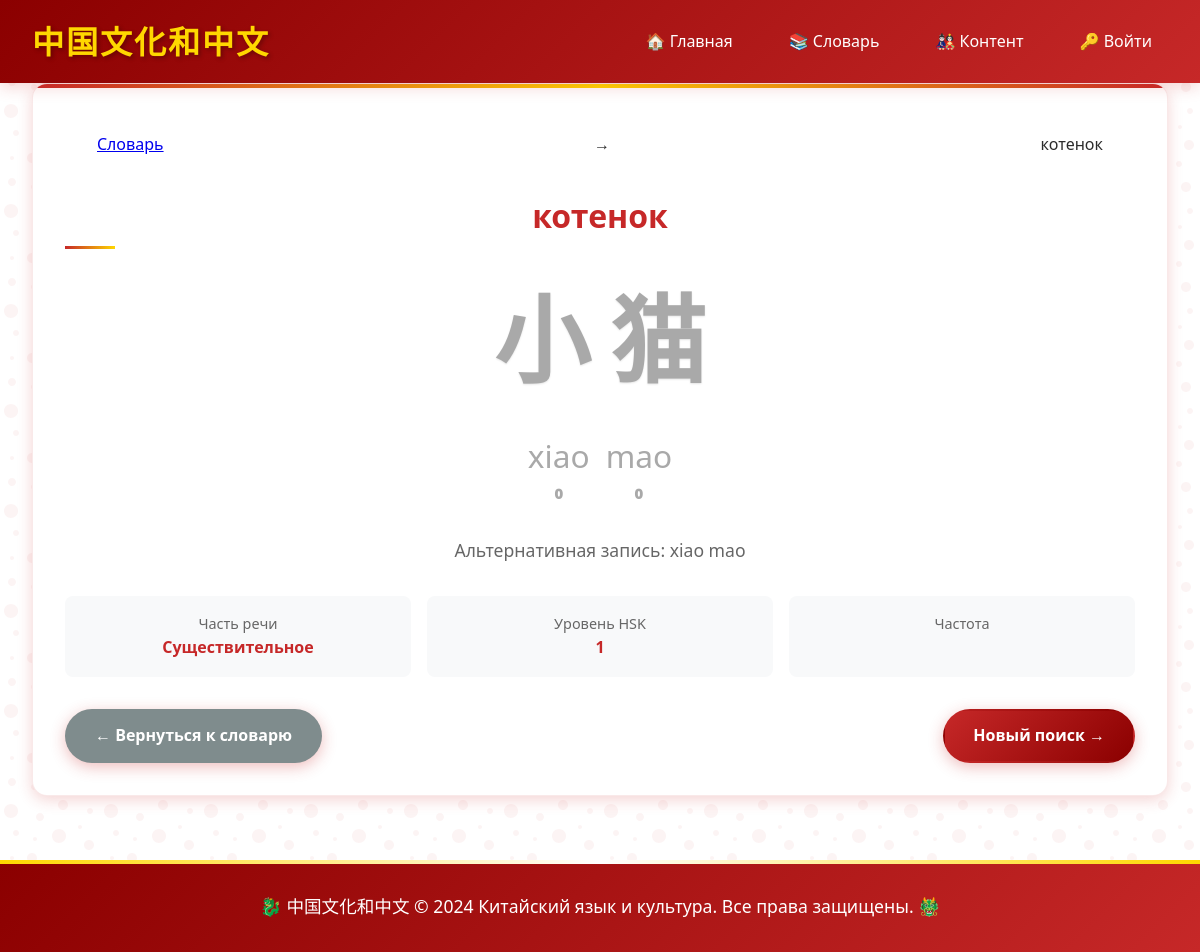
The app's page /dictionary/word/1/, older data.
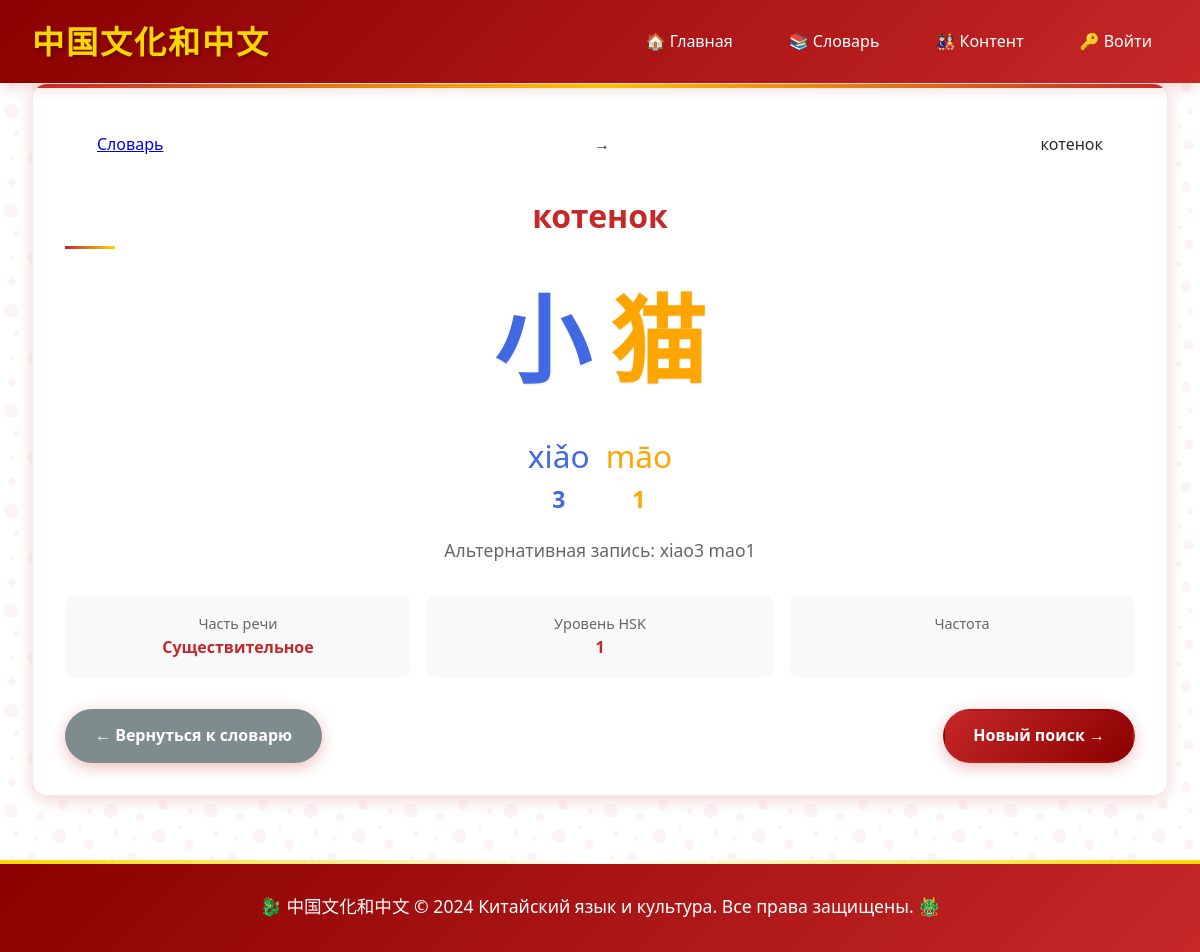
The same page, newer data.
### apps/dictionary/models.py (models this page shows, shortened)
class Word(models.Model):
    PART_OF_SPEECH_CHOICES = [
        ('noun', 'Существительное'),
        ('verb', 'Глагол'),
        ('adjective', 'Прилагательное'),
        ('adverb', 'Наречие'),
        ('pronoun', 'Местоимение'),
        ('numeral', 'Числительное'),
        ('preposition', 'Предлог'),
        ('conjunction', 'Союз'),
        ('interjection', 'Междометие'),
        ('measure word', ' Счетное слово')
    ]
    russian = models.CharField(max_length=200, verbose_name="Русское слово")
    chinese_simplified = models.CharField(max_length=100, verbose_name="Китайский (упрощенный)")
    pinyin = models.CharField(max_length=200, verbose_name="Пиньинь")
    part_of_speech = models.CharField(max_length=20, choices=PART_OF_SPEECH_CHOICES, default='noun')
    hsk_level = models.IntegerField(verbose_name="Уровень HSK", default=1)
    created_at = models.DateTimeField(auto_now_add=True)
    updated_at = models.DateTimeField(auto_now=True)
    class Meta:
        verbose_name = "Слово"
        verbose_name_plural = "Слова"
        ordering = ['russian']
        indexes = [
            models.Index(fields=['russian']),
            models.Index(fields=['chinese_simplified']),
            models.Index(fields=['pinyin']),
        ]

### apps/dictionary/views.py (the view)
# urls.py: path('word/<int:word_id>/', views.word_detail, name='word_detail'),
def word_detail(request, word_id):
    word = get_object_or_404(Word, id=word_id)
    examples = word.examples.all()
    similar_words = Word.objects.filter(
        part_of_speech=word.part_of_speech
    ).exclude(id=word.id)[:5]
    return render(request, 'dictionary/word_detail.html', {
        'word': word,
        'examples': examples,
        'similar_words': similar_words,
    })

### apps/dictionary/templatetags/pinyin_filters.py (called while the page is built)
def split_pinyin_syllables(pinyin_text):
    if not pinyin_text:
        return []
    pinyin_text = pinyin_text.lower().strip()
    pattern = r'([bcdfghjklmnpqrstwxyz]*[aeiouüāáǎàēéěèīíǐìōóǒòūúǔùǖǘǚǜ]+[ng]*)'
    syllables = re.findall(pattern, pinyin_text)
    syllables = [syl for syl in syllables if syl]
    return syllables

def detect_tone(syllable):
    tone_mapping = {
        'ā': 1, 'á': 2, 'ǎ': 3, 'à': 4,
        'ē': 1, 'é': 2, 'ě': 3, 'è': 4,
        'ī': 1, 'í': 2, 'ǐ': 3, 'ì': 4,
        'ō': 1, 'ó': 2, 'ǒ': 3, 'ò': 4,
        'ū': 1, 'ú': 2, 'ǔ': 3, 'ù': 4,
        'ǖ': 1, 'ǘ': 2, 'ǚ': 3, 'ǜ': 4
    }
    for char in syllable:
        if char in tone_mapping:
            return tone_mapping[char]
    return 0  # нейтральный тон

def get_base_syllable(syllable):
    tone_replacements = [
        ('āáǎà', 'a'), ('ēéěè', 'e'), ('īíǐì', 'i'),
        ('ōóǒò', 'o'), ('ūúǔù', 'u'), ('ǖǘǚǜ', 'ü')
    ]
    base_syllable = syllable
    for marks, replacement in tone_replacements:
        for mark in marks:
            base_syllable = base_syllable.replace(mark, replacement)
    return base_syllable

### templates/dictionary/word_detail.html (shortened to what this page needs)
{% extends 'base.html' %}
{% load pinyin_filters %}
{% block content %}
<div class="card">
    <nav style="margin-bottom: 1rem;">
        <a href="{% url 'dictionary:home' %}">Словарь</a> →
        <span>{{ word.russian }}</span>
    </nav>
    <div style="text-align: center; margin-bottom: 2rem;">
        <h1 style="color: #c62828; margin-bottom: 0.5rem;">{{ word.russian }}</h1>
        <div style="font-size: 4rem; margin-bottom: 0.5rem; font-weight: bold;">
            {{ word.chinese_simplified|colorize_characters:word.pinyin }}
        </div>
        <div style="font-size: 1.8rem; margin-bottom: 1rem;">
            {{ word.pinyin|colorize_pinyin }}
        </div>
        <div style="color: #666; font-size: 1.1rem;">
            Альтернативная запись: {{ word.pinyin|pinyin_with_tones }}
        </div>
    </div>
    <div style="display: grid; grid-template-columns: repeat(auto-fit, minmax(200px, 1fr)); gap: 1rem; margin-bottom: 2rem;">
        <div style="background: #f8f9fa; padding: 1rem; border-radius: 8px; text-align: center;">
            <div style="font-size: 0.9rem; color: #666;">Часть речи</div>
            <div style="font-weight: bold; color: #c62828;">{{ word.get_part_of_speech_display }}</div>
        </div>
        <div style="background: #f8f9fa; padding: 1rem; border-radius: 8px; text-align: center;">
            <div style="font-size: 0.9rem; color: #666;">Уровень HSK</div>
            <div style="font-weight: bold; color: #c62828;">{{ word.hsk_level }}</div>
        </div>
        <div style="background: #f8f9fa; padding: 1rem; border-radius: 8px; text-align: center;">
            <div style="font-size: 0.9rem; color: #666;">Частота</div>
        </div>
    </div>
    <div style="display: flex; justify-content: space-between; margin-top: 2rem;">
        <a href="{% url 'dictionary:home' %}" class="btn" style="background: #7f8c8d;">← Вернуться к словарю</a>
        <a href="{% url 'dictionary:search' %}?q={{ word.russian }}" class="btn">Новый поиск →</a>
    </div>
</div>
{% endblock %}

Row changes from the older to the newer data that the page shows:
changed Word "котенок": pinyin "xiaomao" → "xiǎomāo" (drawn); pinyin|colorize_pinyin "xiao ⁰ mao ⁰" → "xiǎo 3 māo 1"; pinyin|pinyin_with_tones "xiao mao" → "xiao3 mao1"
